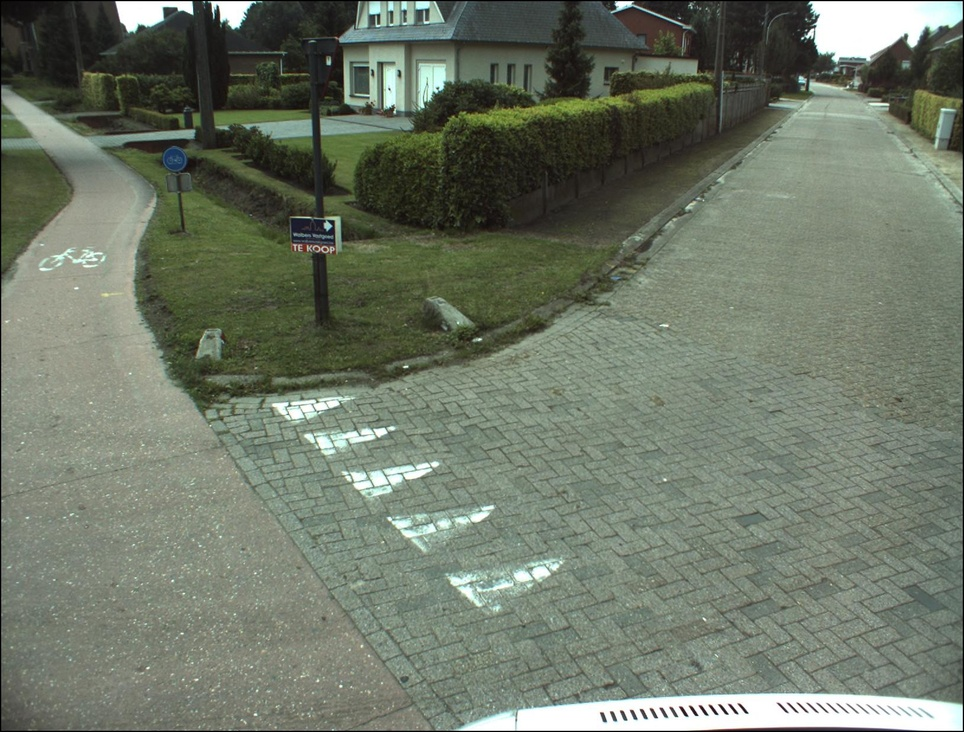
%> input picture block2/images/00.000948.jpg, 964 x 732 px, shrunk from 1628 x 1236 before the run
$ octave --eval "result = HoleFilling('images/00.000948.jpg');"   (GNU Octave 9; MATLAB toolbox functions it lacks are replaced by stand-ins)
%> lines starting %> are read from the running program, lines starting %| are printed output that depends on the picture; in (x1, y1, x2, y2) boxes, pixels count from 0 and x2, y2 are one past the last pixel; in counts of white or black regions, pixels touching at a corner belong together; the program's own positions count from 1
function BW2 = HoleFilling (im)
%> called with im = 'images/00.000948.jpg'
%      im='00.004928.jpg';
    I =imread(im);
%> I is the input picture: size 732x964x3 uint8; mean R, G, B 110, 118.9, 103.2
    Igray= rgb2gray(I);
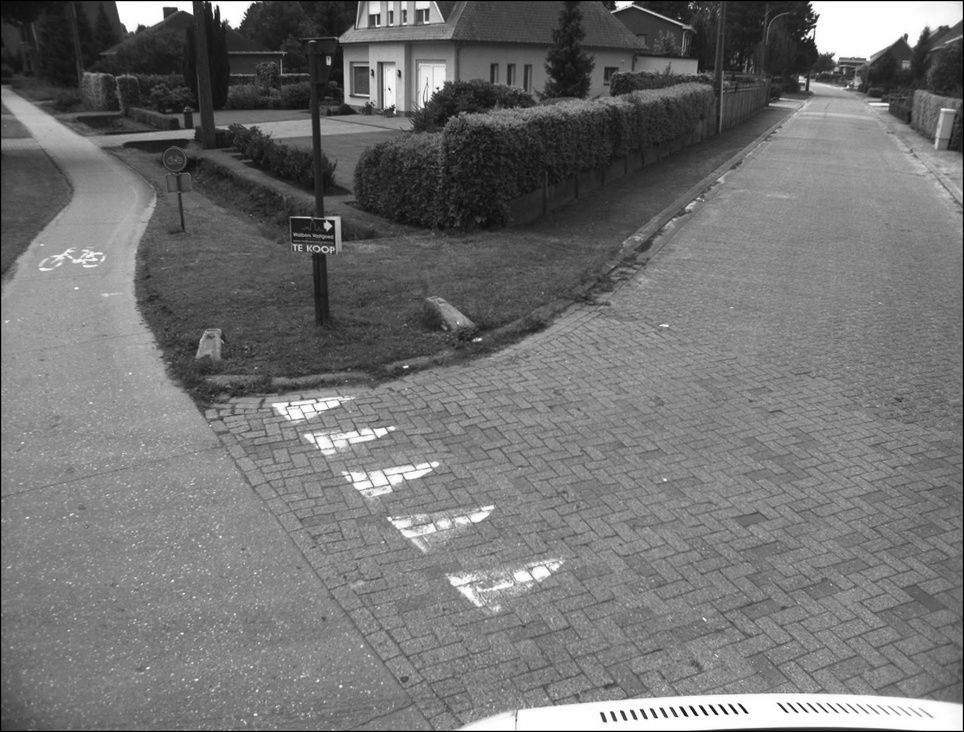
%> Igray: size 732x964 uint8; min 0, max 255, mean 114.4
    BW= im2bw(Igray);
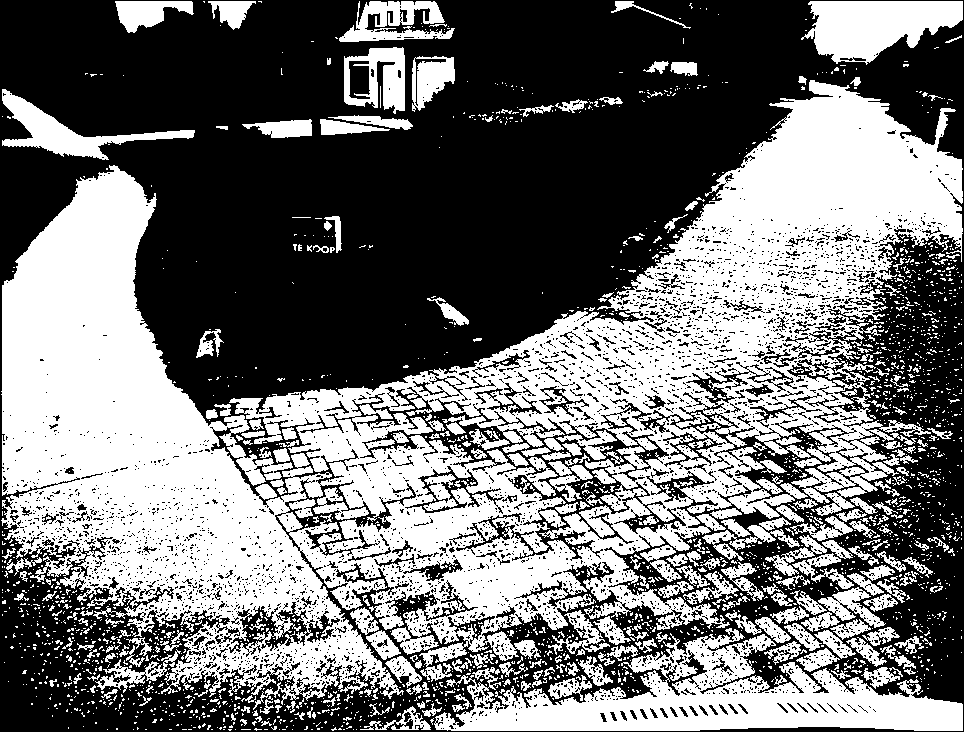
%> BW: size 732x964 logical; 45.3% white; 2389 white regions (2082 under 20 px), largest, box (x1, y1, x2, y2) and area: (1, 80, 963, 710) 229596, (434, 628, 963, 731) 23535, (801, 1, 963, 65) 6735

    BW2 = imfill(BW,'holes');
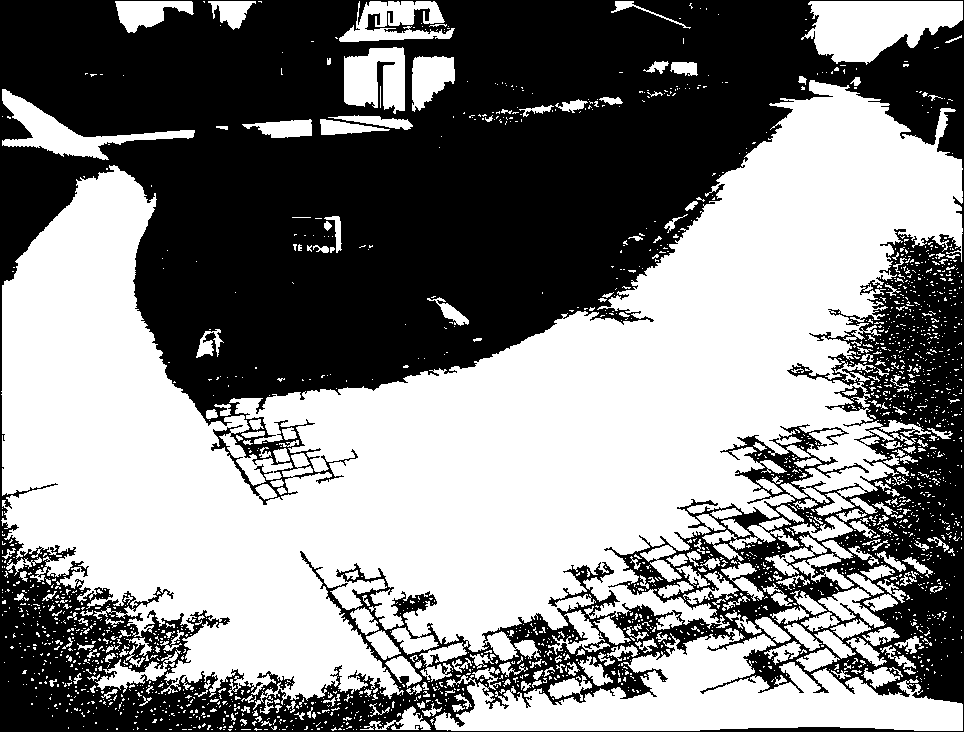
%> BW2: size 732x964 logical; 51.9% white; 1 black region, box (x1, y1, x2, y2) and area: (0, 0, 964, 732) 339417
    imshow(BW);
end

$ run again, on block2/images/00.000949.jpg
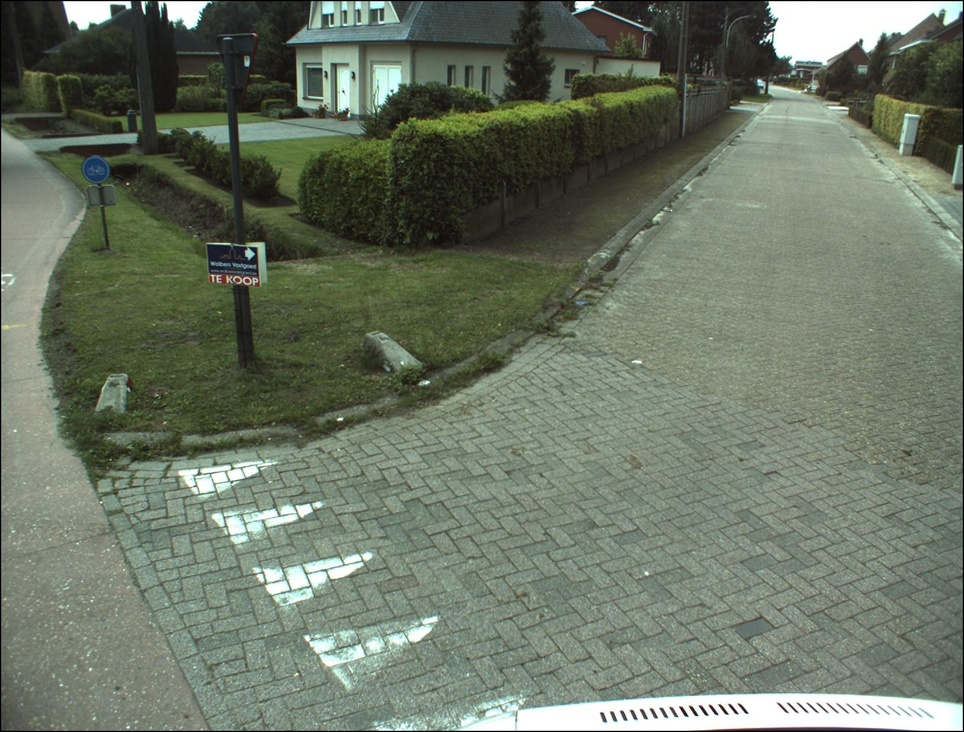
%> input picture block2/images/00.000949.jpg, 964 x 732 px, shrunk from 1628 x 1236 before the run
%> in HoleFilling, I is the input picture: size 732x964x3 uint8; mean R, G, B 106.7, 116.7, 100.3
%> in HoleFilling, `BW= im2bw(Igray);`:
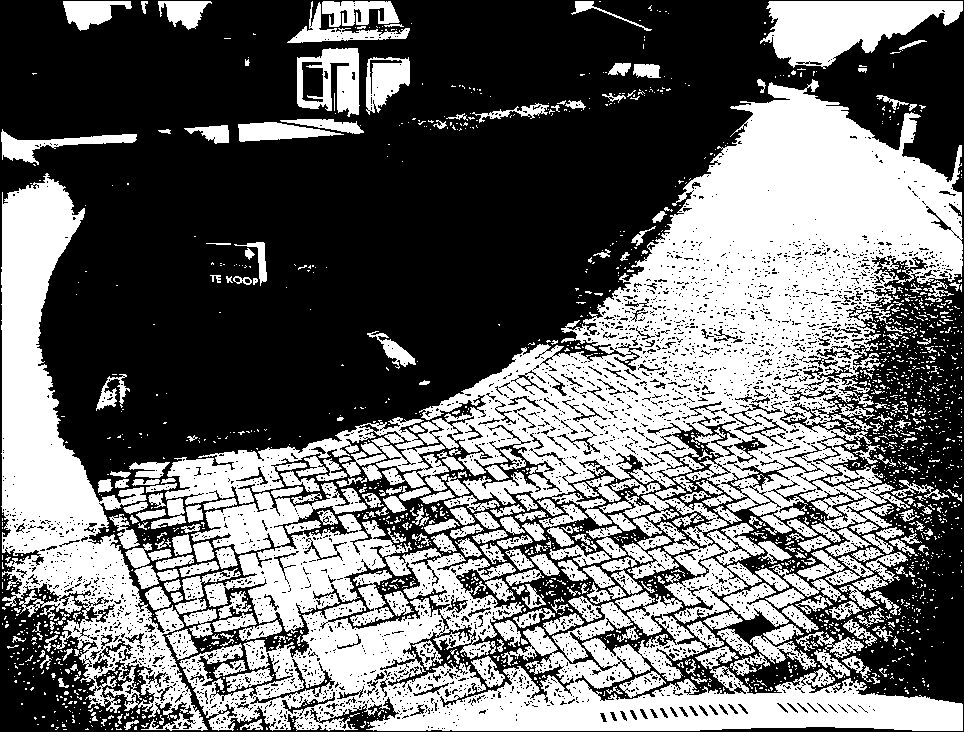
%> BW: size 732x964 logical; 42.9% white; 2022 white regions (1700 under 20 px), largest, box (x1, y1, x2, y2) and area: (418, 79, 963, 529) 103481, (179, 548, 963, 731) 50270, (1, 173, 208, 731) 36499
%> in HoleFilling, `BW2 = imfill(BW,'holes');`:
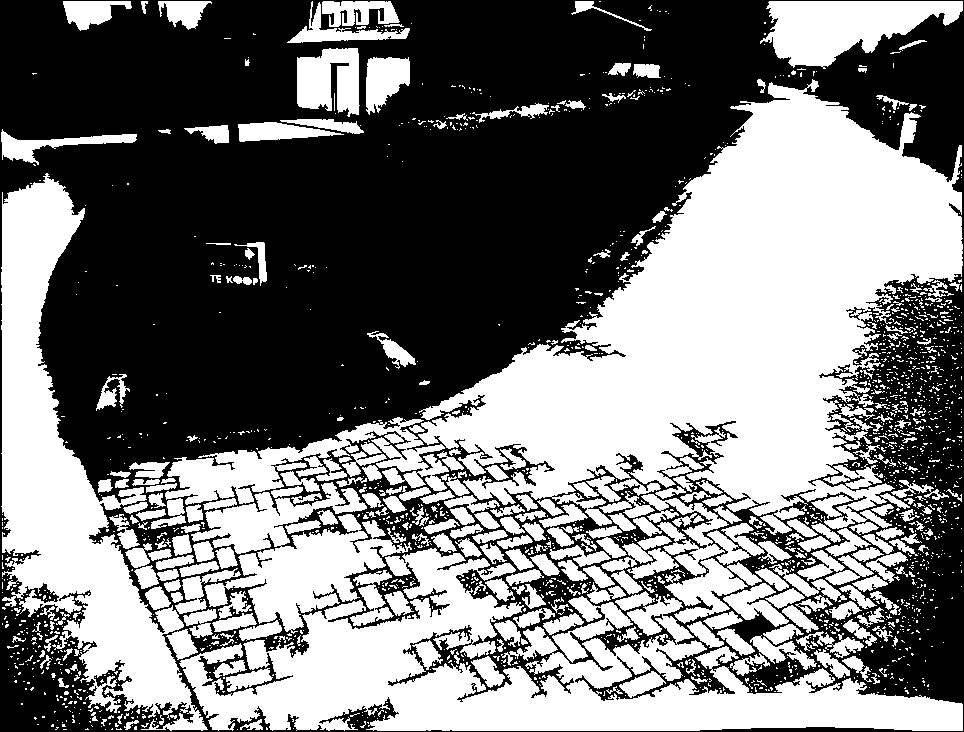
%> BW2: size 732x964 logical; 46.9% white; 1986 white regions (1664 under 20 px), largest, box (x1, y1, x2, y2) and area: (418, 79, 963, 529) 116551, (179, 548, 963, 731) 56357, (1, 173, 208, 731) 39816

$ run again, on block2/images/00.000977.jpg
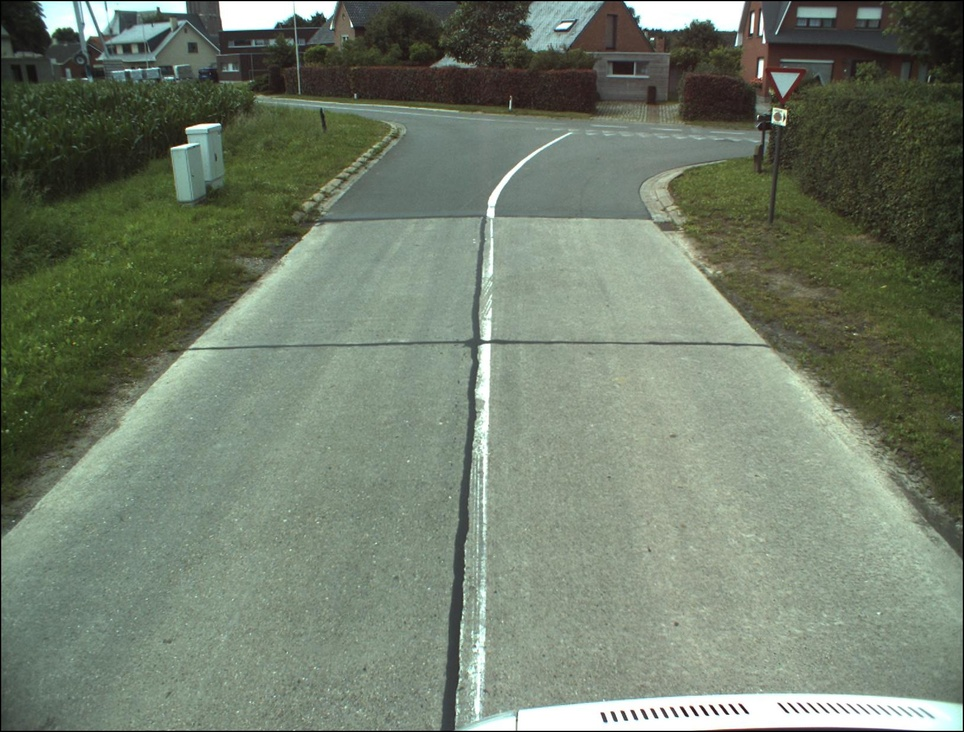
%> input picture block2/images/00.000977.jpg, 964 x 732 px, shrunk from 1628 x 1236 before the run
%> in HoleFilling, I is the input picture: size 732x964x3 uint8; mean R, G, B 113, 124.4, 106.9
%> in HoleFilling, `BW= im2bw(Igray);`:
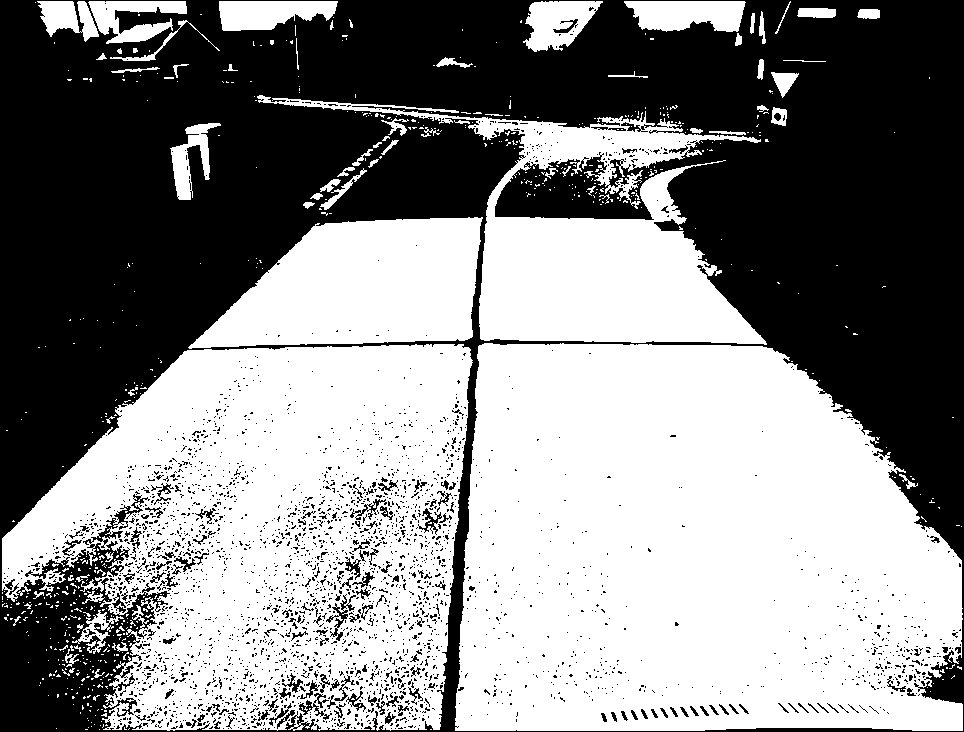
%> BW: size 732x964 logical; 53.5% white; 2961 black regions (2819 under 20 px), largest, box (x1, y1, x2, y2) and area: (0, 0, 964, 732) 311179, (326, 594, 356, 641) 325, (299, 693, 332, 720) 248
%> in HoleFilling, `BW2 = imfill(BW,'holes');`:
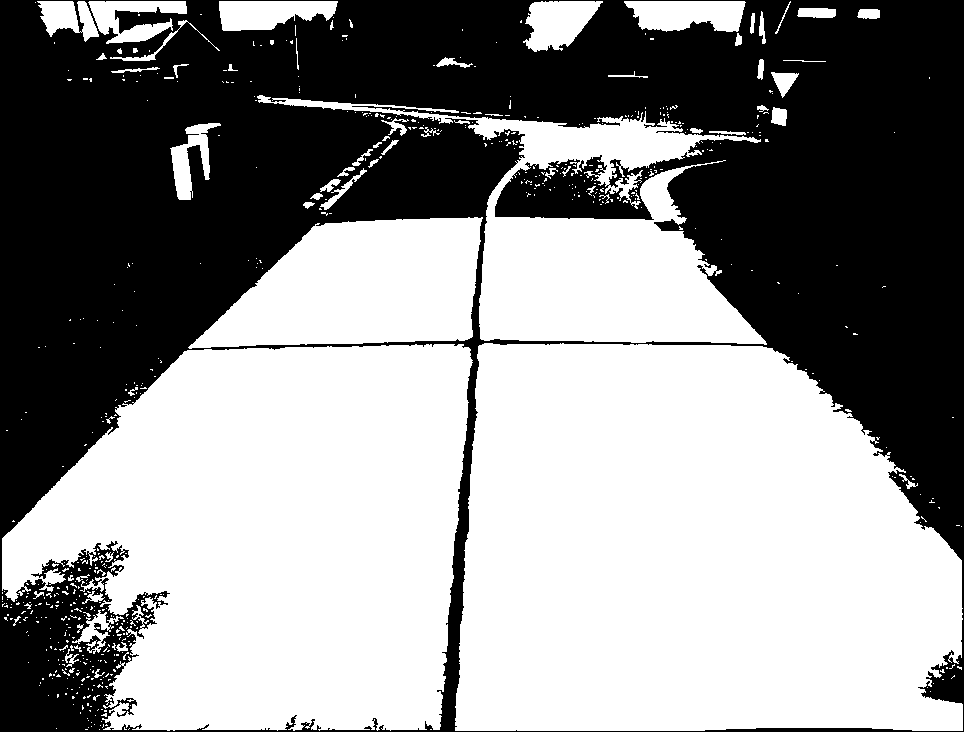
%> BW2: size 732x964 logical; 56.1% white; 1 black region, box (x1, y1, x2, y2) and area: (0, 0, 964, 732) 309927
